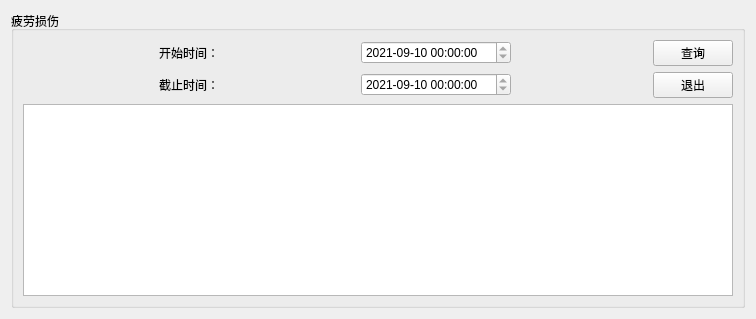
           <widget class="QWidget" name="page_11">
            <layout class="QGridLayout" name="gridLayout_24">
             <item row="0" column="0">
              <widget class="QGroupBox" name="groupBox_8">
               <property name="title">
                <string>疲劳损伤</string>
               </property>
               <layout class="QGridLayout" name="gridLayout_17">
                <item row="0" column="0">
                 <spacer name="horizontalSpacer_15">
                  <property name="orientation">
                   <enum>Qt::Horizontal</enum>
                  </property>
                  <property name="sizeHint" stdset="0">
                   <size>
                    <width>130</width>
                    <height>20</height>
                   </size>
                  </property>
                 </spacer>
                </item>
                <item row="0" column="1">
                 <widget class="QLabel" name="label_17">
                  <property name="text">
                   <string>开始时间：</string>
                  </property>
                 </widget>
                </item>
                <item row="0" column="2">
                 <spacer name="horizontalSpacer_16">
                  <property name="orientation">
                   <enum>Qt::Horizontal</enum>
                  </property>
                  <property name="sizeHint" stdset="0">
                   <size>
                    <width>130</width>
                    <height>20</height>
                   </size>
                  </property>
                 </spacer>
                </item>
                <item row="0" column="3">
                 <widget class="QTimeEdit" name="timeEdit_7">
                  <property name="minimumSize">
                   <size>
                    <width>150</width>
                    <height>0</height>
                   </size>
                  </property>
                  <property name="dateTime">
                   <datetime>
                    <hour>0</hour>
                    <minute>0</minute>
                    <second>0</second>
                    <year>2021</year>
                    <month>9</month>
                    <day>10</day>
                   </datetime>
                  </property>
                  <property name="date">
                   <date>
                    <year>2021</year>
                    <month>9</month>
                    <day>10</day>
                   </date>
                  </property>
                  <property name="displayFormat">
                   <string>yyyy-MM-dd hh:mm:ss</string>
                  </property>
                 </widget>
                </item>
                <item row="0" column="4">
                 <spacer name="horizontalSpacer_17">
                  <property name="orientation">
                   <enum>Qt::Horizontal</enum>
                  </property>
                  <property name="sizeHint" stdset="0">
                   <size>
                    <width>130</width>
                    <height>20</height>
                   </size>
                  </property>
                 </spacer>
                </item>
                <item row="0" column="5">
                 <widget class="QPushButton" name="pushButton_9">
                  <property name="text">
                   <string>查询</string>
                  </property>
                 </widget>
                </item>
                <item row="1" column="1">
                 <widget class="QLabel" name="label_19">
                  <property name="text">
                   <string>截止时间：</string>
                  </property>
                 </widget>
                </item>
                <item row="1" column="3">
                 <widget class="QTimeEdit" name="timeEdit_8">
                  <property name="date">
                   <date>
                    <year>2021</year>
                    <month>9</month>
                    <day>10</day>
                   </date>
                  </property>
                  <property name="displayFormat">
                   <string>yyyy-MM-dd hh:mm:ss</string>
                  </property>
                 </widget>
                </item>
                <item row="1" column="5">
                 <widget class="QPushButton" name="pushButton_10">
                  <property name="text">
                   <string>退出</string>
                  </property>
                 </widget>
                </item>
                <item row="2" column="0" colspan="6">
                 <widget class="QTableView" name="tableView_5"/>
                </item>
               </layout>
              </widget>
             </item>
            </layout>
           </widget>
